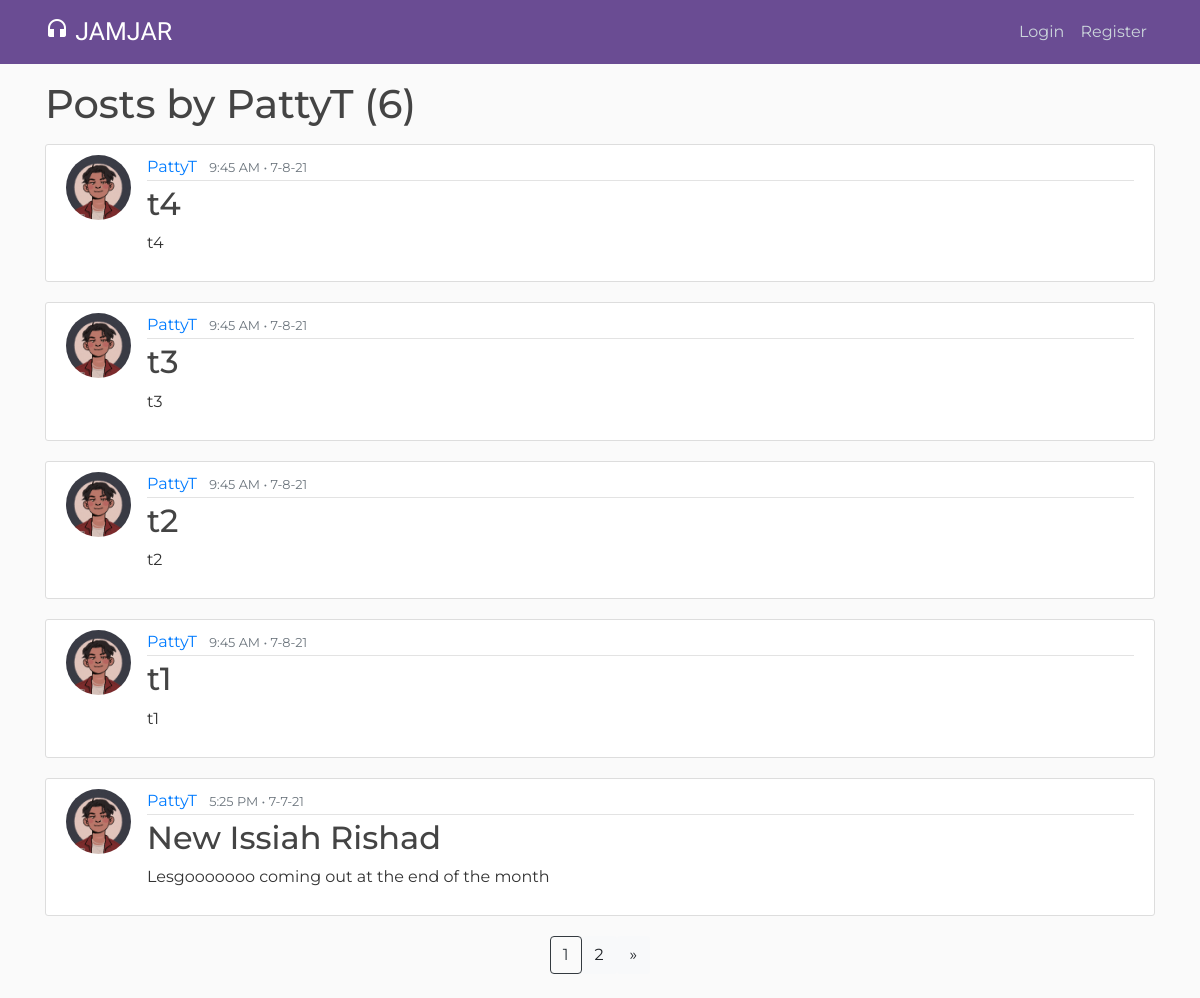
Page /user/PattyT/ on the earlier database version.
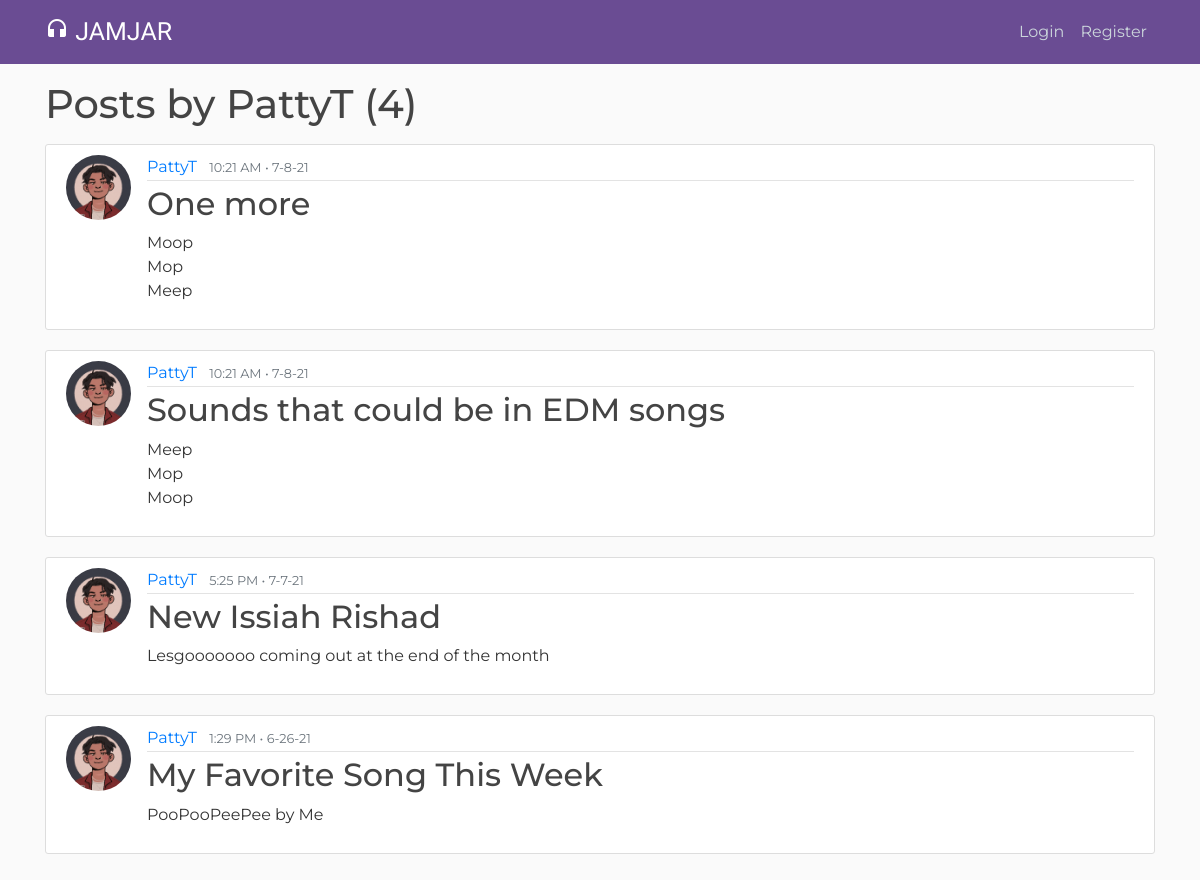
Same page on the later database version.
### blog/models.py (models this page shows, shortened)
class Post(models.Model):
    title = models.CharField(max_length = 100)
    content = models.TextField()
    date_posted = models.DateTimeField(default=timezone.now)
    author = models.ForeignKey(User, on_delete = models.CASCADE)
    likes = models.IntegerField(default=0)

### users/models.py (models this page shows, shortened)
class Profile(models.Model):
    user = models.OneToOneField(User, on_delete=models.CASCADE)
    image = models.ImageField(default='default.jpg', upload_to='profile_pics')
    location = models.CharField(max_length=50, null=True, blank=True)
    bio = models.TextField(max_length=150, null=True, blank=True)

### blog/views.py (the view)
# urls.py: path('user/<str:username>/', UserListView.as_view(), name = 'user-posts'),
class UserListView(ListView):
    model = Post
    template_name = 'blog/user_posts.html'
    context_object_name = 'posts'
    paginate_by = 5
    def get_queryset(self):
        user = get_object_or_404(User, username=self.kwargs.get('username'))
        return Post.objects.filter(author=user).order_by('-date_posted')

### blog/templates/blog/user_posts.html (shortened to what this page needs)
{% extends "blog/base.html" %}
{% block content %}
    <h1 class = "mb-3">Posts by {{ view.kwargs.username }} ({{ page_obj.paginator.count }})</h1>
    {% for post in posts %}
        <article class="media content-section">
            <img class = "rounded-circle article-img" src = "{{ post.author.profile.image.url }}">
            <div class="media-body">
                <div class="article-metadata">
                    <a class="mr-2" href="{% url 'user-posts' post.author.username %}">{{ post.author }}</a>
                    <small class="text-muted">{{ post.date_posted|date:"g:i A • n-j-y" }}</small>
                </div>
                <h2><a class="article-title" href="{% url 'post-detail' post.id %}">{{ post.title }}</a></h2>
                <p class="article-content">{{ post.content }}</p>
            </div>
        </article>
    {% endfor %}
    <div class = "pagination justify-content-center">
        {% if is_paginated %}
            {% for num in page_obj.paginator.page_range %}
                {% if page_obj.number == num %}
                    <a class = "btn btn-outline-dark mb-4" href = "?page={{ num }}">{{ num }}</a>
                {% elif num > page_obj.number|add:'-3' and num < page_obj.number|add:'3' %}
                    <a class = "btn btn-light mb-4" href = "?page={{ num }}">{{ num }}</a>
                {% endif %}
            {% endfor %}
            {% if page_obj.has_next %}
                <a class = "btn btn-light mb-4" href = "?page={{ page_obj.next_page_number }}" aria-label="Next">
                    <span aria-hidden="true">&raquo;</span>
                </a>
            {% endif %}
        {% endif %}
    </div>
{% endblock content %}

### blog/templates/blog/base.html (shortened to what this page needs)
{% load static %}
<!DOCTYPE html>
<html>
<head>
    <link rel="stylesheet" href="https://maxcdn.bootstrapcdn.com/bootstrap/4.0.0/css/bootstrap.min.css">
    <link rel="stylesheet" type = "text/css" href = "/static/blog/main.css">
</head>
<body>
    <header class="site-header">
        <nav class="navbar navbar-expand-md navbar-dark bg-jj fixed-top">
          <div class="container">
            <a class="navbar-brand mr-4 jjfont" href="/">
              <i class="material-icons">headphones</i>   JAMJAR</a>
            <div class="collapse navbar-collapse" id="navbarToggle">
              <div class="navbar-nav">
                {% if user.is_authenticated %}
                  <a class="nav-item nav-link" href="/">
                    <i class="material-icons">home</i>
                  </a>
                  <a class="nav-item nav-link" href="{% url 'post-create' %}">
                    <i class="material-icons">post_add</i>
                  </a>
                  <a class="nav-item nav-link" href="#">
                    <i class="material-icons">chat</i>
                  </a>
                  <a class="nav-link dropdown-toggle" type="button" data-toggle="dropdown" href="#" id="navbarDropdown" aria-haspopup="true" aria-expanded="false">
                    <i class="material-icons">face</i>
                  </a>
                      <div class = "dropdown-menu" aria-labelledby="navbarDropdown">
                        <a class="dropdown-item" href="{% url 'profile' %}">Profile</a>
                        <a class="dropdown-item" href="{% url 'settings' %}">Settings</a>
                        <div class="dropdown-divider"></div>
                        <a class="dropdown-item" href="{% url 'logout' %}">Logout</a>
                      </div>
                {% else %}
                  <a class="nav-item nav-link" href="{% url 'login' %}">Login</a>
                  <a class="nav-item nav-link" href="{% url 'register' %}">Register</a>
                {% endif %}
              </div>
            </div>
          </div>
        </nav>
    </header>
    <main role="main" class="container" style="height: 100vh">
        <div class="row">
          <div class="col-md-12">
            {% block content %} {% endblock %}
          </div>
        </div>
    </main>
</body>
</html>

### blog/static/blog/main.css (style rules this page uses)
body { background: #fafafa; color: #333333; margin-top: 5rem; font-family: 'Montserrat', sans-serif }
h1, h2, h3, h4, h5, h6 { color: #444444; }
.bg-jj { background-color: #6a4c93; }
.site-header .navbar-nav .nav-link { color: #cbd5db; }
.content-section { background: #ffffff; padding: 10px 20px; border: 1px solid #dddddd; border-radius: 3px; margin-bottom: 20px; }
.article-title { color: #444444; }
.article-content { white-space: pre-line; }
.article-img { height: 65px; width: 65px; margin-right: 16px; }
.article-metadata { padding-bottom: 1px; margin-bottom: 4px; border-bottom: 1px solid #e3e3e3 }
.jjfont { font-family: 'Hammersmith One', sans-serif; font-size: 25px; }

Differences in the rows shown:
removed Post: author.profile.image (picture), author "PattyT", date_posted "9:45 AM • 7-8-21", title "t4", content "t4"
removed Post: author.profile.image (picture), author "PattyT", date_posted "9:45 AM • 7-8-21", title "t3", content "t3"
removed Post: author.profile.image (picture), author "PattyT", date_posted "9:45 AM • 7-8-21", title "t2", content "t2"
removed Post: author.profile.image (picture), author "PattyT", date_posted "9:45 AM • 7-8-21", title "t1", content "t1"
added Post: author.profile.image (picture), author "PattyT", date_posted "10:21 AM • 7-8-21", title "One more", content "Moop Mop Meep"
added Post: author.profile.image (picture), author "PattyT", date_posted "10:21 AM • 7-8-21", title "Sounds that could be in EDM songs", content "Meep Mop Moop"
now on this page (row unchanged): Post: author.profile.image (picture), author "PattyT", date_posted "1:29 PM • 6-26-21", title "My Favorite Song This Week", content "PooPooPeePee by Me"
Other differences:
{{ page_obj.paginator.count }}: "6" → "4"
list line gone: "1"
list line gone: "2"
